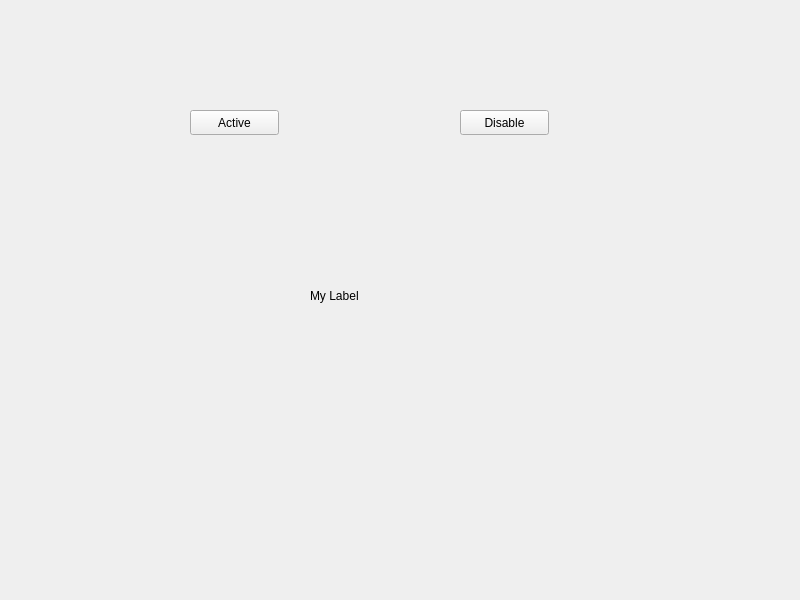
<?xml version="1.0" encoding="UTF-8"?>
<ui version="4.0">
 <class>Widget</class>
 <widget class="QWidget" name="Widget">
  <property name="geometry">
   <rect>
    <x>0</x>
    <y>0</y>
    <width>800</width>
    <height>600</height>
   </rect>
  </property>
  <property name="windowTitle">
   <string>Widget</string>
  </property>
  <widget class="QPushButton" name="activeButton">
   <property name="geometry">
    <rect>
     <x>190</x>
     <y>110</y>
     <width>89</width>
     <height>25</height>
    </rect>
   </property>
   <property name="text">
    <string>Active</string>
   </property>
  </widget>
  <widget class="QPushButton" name="disableButton">
   <property name="geometry">
    <rect>
     <x>460</x>
     <y>110</y>
     <width>89</width>
     <height>25</height>
    </rect>
   </property>
   <property name="text">
    <string>Disable</string>
   </property>
  </widget>
  <widget class="QLabel" name="label">
   <property name="geometry">
    <rect>
     <x>310</x>
     <y>240</y>
     <width>201</width>
     <height>111</height>
    </rect>
   </property>
   <property name="autoFillBackground">
    <bool>true</bool>
   </property>
   <property name="text">
    <string>My Label</string>
   </property>
  </widget>
 </widget>
 <resources/>
 <connections/>
</ui>
